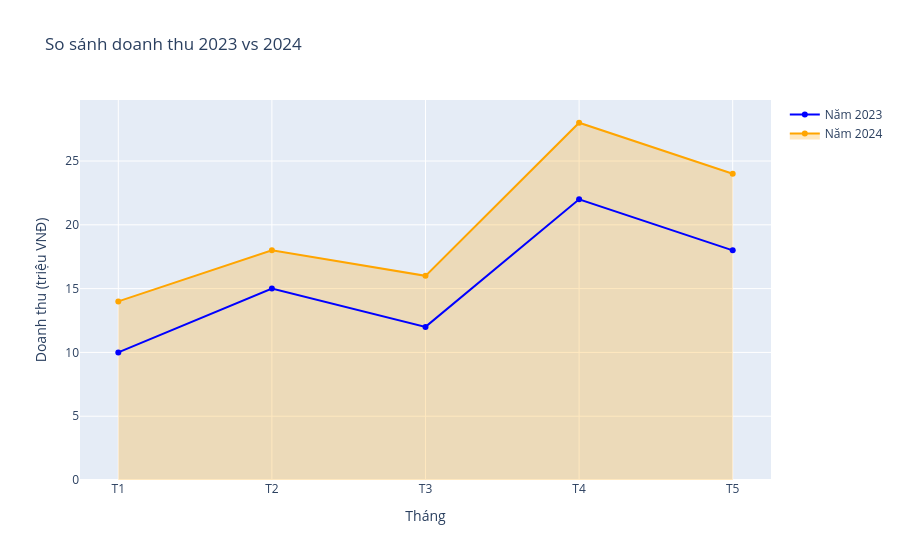

Source (notebook cell):
### Markdown cell above
## plotly - express

### Code cell
import plotly.express as px

months = ['T1', 'T2', 'T3', 'T4', 'T5']
rev_2023 = [10, 15, 12, 22, 18]
rev_2024 = [14, 18, 16, 28, 24]

fig = px.area(
    x=months,
    y=rev_2024,
    markers=True,
    title='So sánh doanh thu 2023 vs 2024',
    labels={'x': 'Tháng', 'y': 'Doanh thu (triệu VNĐ)'}
)

fig.data[0].name = 'Năm 2024'
fig.data[0].showlegend = True
fig.update_traces(
    line_color='#FFA500',
    fillcolor='rgba(255, 165, 0, 0.25)'
)

fig_line = px.line(
    x=months,
    y=rev_2023,
    markers=True
)
fig_line.data[0].name = 'Năm 2023'
fig_line.data[0].showlegend = True
fig_line.update_traces(line_color='#0000FF')

fig.add_trace(fig_line.data[0])

fig.update_layout(hovermode='x unified')

fig.show()

### Figure 1 — Plotly figure (JSON) as saved in the notebook; plotly's stock layout.template omitted (floating-point values rounded to 4 significant figures)
{"data": [{"fillcolor": "rgba(255, 165, 0, 0.25)", "fillpattern": {"shape": ""}, "hovertemplate": "Tháng=%{x}<br>Doanh thu (triệu VNĐ)=%{y}<extra></extra>", "legendgroup": "", "line": {"color": "#FFA500"}, "marker": {"symbol": "circle"}, "mode": "lines+markers", "name": "Năm 2024", "orientation": "v", "showlegend": true, "stackgroup": "1", "type": "scatter", "x": ["T1", "T2", "T3", "T4", "T5"], "xaxis": "x", "y": [14, 18, 16, 28, 24], "yaxis": "y"}, {"hovertemplate": "x=%{x}<br>y=%{y}<extra></extra>", "legendgroup": "", "line": {"color": "#0000FF", "dash": "solid"}, "marker": {"symbol": "circle"}, "mode": "lines+markers", "name": "Năm 2023", "orientation": "v", "showlegend": true, "type": "scatter", "x": ["T1", "T2", "T3", "T4", "T5"], "xaxis": "x", "y": [10, 15, 12, 22, 18], "yaxis": "y"}], "layout": {"hovermode": "x unified", "legend": {"tracegroupgap": 0}, "title": {"text": "So sánh doanh thu 2023 vs 2024"}, "xaxis": {"anchor": "y", "domain": [0, 1], "title": {"text": "Tháng"}}, "yaxis": {"anchor": "x", "domain": [0, 1], "title": {"text": "Doanh thu (triệu VNĐ)"}}}}
